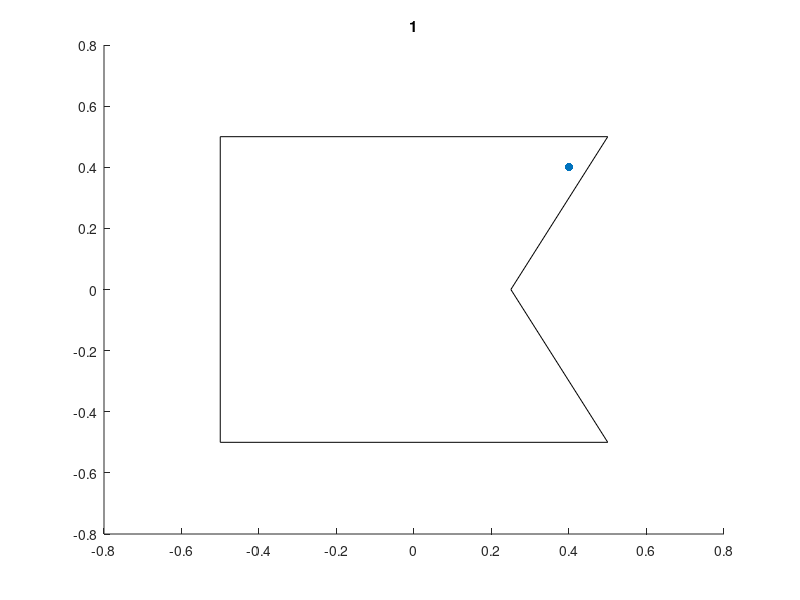

Here is the MATLAB script that generated this plot:
clear, clc, close all
polygon = [0.5, 0.5; 0.25, 0; 0.5, -0.5; -0.5, -0.5; -0.5, 0.5];
point = [0.4, 0.4];  % Point inside the concave region

figure; patch(polygon(:,1),polygon(:,2),'EdgeColor','k','FaceColor','none');
hold on; scatter(point(1),point(2),'ro','filled'); hold off;

  % point = (x, y) - the point to check
  % polygon = an Nx2 matrix of vertices [x1, y1; x2, y2; ...; xn, yn]

  % Extract the coordinates of the point
  x = point(1);
  y = point(2);

  % Get the number of vertices of the polygon
  n = size(polygon, 1);

  % Initialize the number of intersections
  intersections = 0;

  for i = 1:n
    % Get the current edge from the polygon
    x1 = polygon(i, 1);
    y1 = polygon(i, 2);
    x2 = polygon(mod(i, n) + 1, 1);  % Wrap around for the last vertex
    y2 = polygon(mod(i, n) + 1, 2);  % Wrap around for the last vertex

    % Check if the ray from point (x, y) intersects the edge (x1, y1) → (x2, y2)
    if ((y1 > y && y2 <= y) || (y2 > y && y1 <= y))  % Check if the point's y is between the edge's y-values
      % Calculate the x-coordinate of the intersection point of the ray with the edge
      intersect_x = (y - y1) * (x2 - x1) / (y2 - y1) + x1;

      % Check if the intersection point is to the right of the point
      if (intersect_x > x)
        intersections = intersections + 1;
      end
    end
  end

  % If the number of intersections is odd, the point is inside
  inside = mod(intersections, 2) == 1;

set(gca,'Title',int2str(inside));
